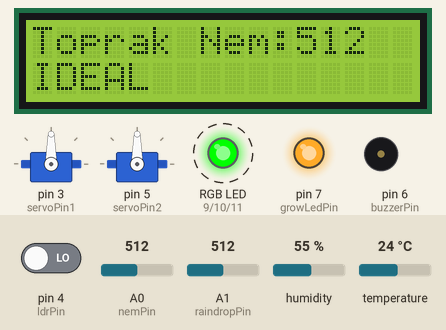
A sketch run on a simulated Arduino Uno, built with avr-gcc and run on an emulated ATmega328P. Parts: 16×2 character LCD, 2 × servo, an RGB LED mixed from three pins (HIGH = lit), output pins drawn as LEDs (lit = HIGH), buzzer (waves = sounding, pin HIGH). Dashed ring = blinking. The test bench sets the inputs (shaded band); at power-on: A1 (raindropPin) = 512, A0 (nemPin) = 512, pin 4 (ldrPin) LOW, humidity 55 %, temperature 24 °C. What the sketch prints to the serial monitor is not drawn.

Above: at 3.2 s.
3.3 s: A1 (raindropPin) set to 491
At 3.9 s:
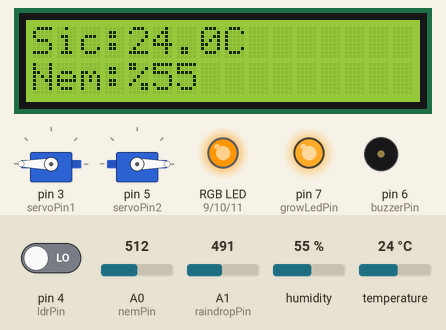
10.2 s: A0 (nemPin) set to 683
At 14.4 s:
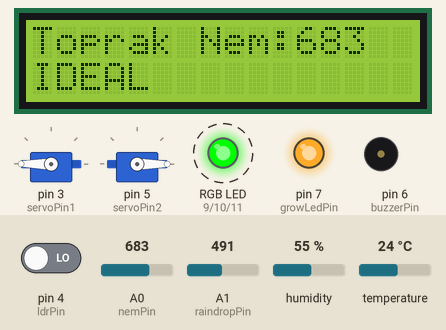
17.1 s: A0 (nemPin) set to 714
24.0 s: pin 4 (ldrPin) driven HIGH
At 25.6 s:
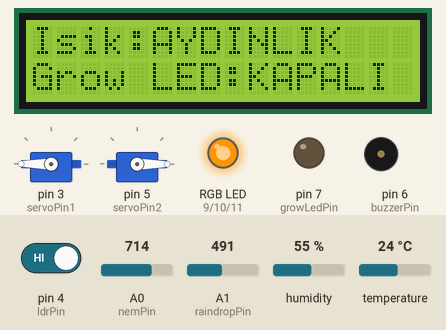
Timing chart, 0 to 28.9 s (numbered marks = the images above; inputs shaded):
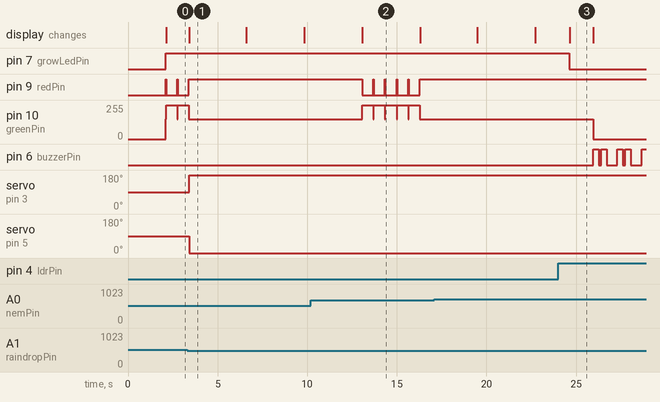

The sketch:

topraknemsensorbuzzerekran-rgbled-raindrop_servo_ldr.ino
```cpp
#include <Wire.h>
#include <LiquidCrystal_I2C.h>
#include <DHT.h>
#include <Servo.h>

LiquidCrystal_I2C lcd(0x27, 16, 2);

// -------- PINLER --------
#define nemPin A0
#define raindropPin A1
#define ldrPin 4        // 3 bacaklı LDR (DİJİTAL)
#define dhtPin 2

#define redPin 9
#define greenPin 10
#define bluePin 11

#define buzzerPin 6
#define growLedPin 7

#define servoPin1 3
#define servoPin2 5

// -------- SERVO --------
Servo servo1;
Servo servo2;

// -------- DHT11 --------
#define DHTTYPE DHT11
DHT dht(dhtPin, DHTTYPE);

// -------- ESİKLER --------
#define KURU_SEVIYE 700
#define IDEAL_SEVIYE 400
#define YAGMUR_ESIK 500

bool buzzerCaldi = false;
unsigned long sonGuncelleme = 0;
byte ekranModu = 0;

// ================== SETUP ==================
void setup() {
  Serial.begin(9600);

  lcd.init();
  lcd.backlight();

  dht.begin();

  pinMode(ldrPin, INPUT);
  pinMode(redPin, OUTPUT);
  pinMode(greenPin, OUTPUT);
  pinMode(bluePin, OUTPUT);
  pinMode(buzzerPin, OUTPUT);
  pinMode(growLedPin, OUTPUT);

  servo1.attach(servoPin1);
  servo2.attach(servoPin2);

  servo1.write(90);
  servo2.write(90);

  lcd.setCursor(0, 0);
  lcd.print("AKILLI SERA");
  lcd.setCursor(0, 1);
  lcd.print("Sistem Basliyor");
  delay(2000);
  lcd.clear();
}

// ================== LOOP ==================
void loop() {
  int toprakNem = analogRead(nemPin);
  int yagmurDeger = analogRead(raindropPin);
  bool karanlik = digitalRead(ldrPin) == LOW;

  float sicaklik = dht.readTemperature();
  float havaNem = dht.readHumidity();

  // -------- LDR KONTROL --------
  if (karanlik) {
    digitalWrite(growLedPin, HIGH);
    setColor(255, 150, 0);   // Sarı
  } else {
    digitalWrite(growLedPin, LOW);
  }

  // -------- SERVO (YAĞMUR) --------
  if (yagmurDeger < YAGMUR_ESIK) {
    servo1.write(180); // +90
    servo2.write(0);   // -90
  } else {
    servo1.write(90);
    servo2.write(90);
  }

  // -------- EKRAN MODU --------
  if (millis() - sonGuncelleme > 3000) {
    ekranModu++;
    if (ekranModu > 3) ekranModu = 0;
    sonGuncelleme = millis();
    lcd.clear();
  }

  // -------- LCD --------
  if (ekranModu == 0) {
    lcd.setCursor(0, 0);
    lcd.print("Toprak Nem:");
    lcd.print(toprakNem);

    lcd.setCursor(0, 1);
    if (toprakNem > KURU_SEVIYE) {
      lcd.print("KURU - SULA!");
      setColor(255, 0, 0);
      if (!buzzerCaldi) {
        ditDit30sn();
        buzzerCaldi = true;
      }
    } else if (toprakNem > IDEAL_SEVIYE) {
      lcd.print("IDEAL       ");
      setColor(0, 255, 0);
      buzzerCaldi = false;
    } else {
      lcd.print("ISLAK       ");
      setColor(0, 0, 255);
      buzzerCaldi = false;
    }
  }

  else if (ekranModu == 1) {
    lcd.setCursor(0, 0);
    lcd.print("Sic:");
    lcd.print(sicaklik, 1);
    lcd.print("C");

    lcd.setCursor(0, 1);
    lcd.print("Nem:%");
    lcd.print(havaNem, 0);
  }

  else if (ekranModu == 2) {
    lcd.setCursor(0, 0);
    lcd.print("Yagmur:");
    lcd.print(yagmurDeger);

    lcd.setCursor(0, 1);
    lcd.print(yagmurDeger < YAGMUR_ESIK ? "YAGMUR VAR " : "HAVA ACIK ");
  }

  else if (ekranModu == 3) {
    lcd.setCursor(0, 0);
    lcd.print("Isik:");
    lcd.print(karanlik ? "KARANLIK" : "AYDINLIK");

    lcd.setCursor(0, 1);
    lcd.print("Grow LED:");
    lcd.print(digitalRead(growLedPin) ? "ACIK " : "KAPALI");
  }

  // -------- SERIAL MONITOR --------
  Serial.println("===== AKILLI SERA =====");
  Serial.print("Toprak Nem: "); Serial.println(toprakNem);
  Serial.print("Yagmur: "); Serial.println(yagmurDeger < YAGMUR_ESIK ? "VAR" : "YOK");
  Serial.print("Isik: "); Serial.println(karanlik ? "KARANLIK" : "AYDINLIK");
  Serial.print("Sicaklik: "); Serial.print(sicaklik); Serial.println(" C");
  Serial.print("Hava Nem: "); Serial.print(havaNem); Serial.println(" %");
  Serial.print("Servo1: "); Serial.println(servo1.read());
  Serial.print("Servo2: "); Serial.println(servo2.read());
  Serial.print("Grow LED: "); Serial.println(digitalRead(growLedPin) ? "ACIK" : "KAPALI");
  Serial.println("=======================\n");

  delay(500);
}

// ================== FONKSIYONLAR ==================
void setColor(int r, int g, int b) {
  analogWrite(redPin, r);
  analogWrite(greenPin, g);
  analogWrite(bluePin, b);
}

void ditDit30sn() {
  unsigned long baslangic = millis();
  while (millis() - baslangic < 30000) {
    digitalWrite(buzzerPin, HIGH);
    delay(300);
    digitalWrite(buzzerPin, LOW);
    delay(150);
    digitalWrite(buzzerPin, HIGH);
    delay(300);
    digitalWrite(buzzerPin, LOW);
    delay(600);
  }
}
```

Measured:
- the behaviour switches between 500 and 499 on A1 (raindropPin) (found by bisection; images 0 and 1)
- after the input at 3.3 s, servo on pin 3 (servoPin1): 90° → 180° after 0.12 s; servo on pin 5 (servoPin2): 90° → 0° after 0.12 s
- after the input at 24.0 s, pin 7 (growLedPin): HIGH → LOW after 0.61 s; the display: changes after 0.64 s (image 3)
- what the display in image 1 shows lasts 3.2 s, from 3.4 s to 6.6 s
- what the display in image 3 shows lasts 1.4 s, from 24.6 s to 26.0 s
